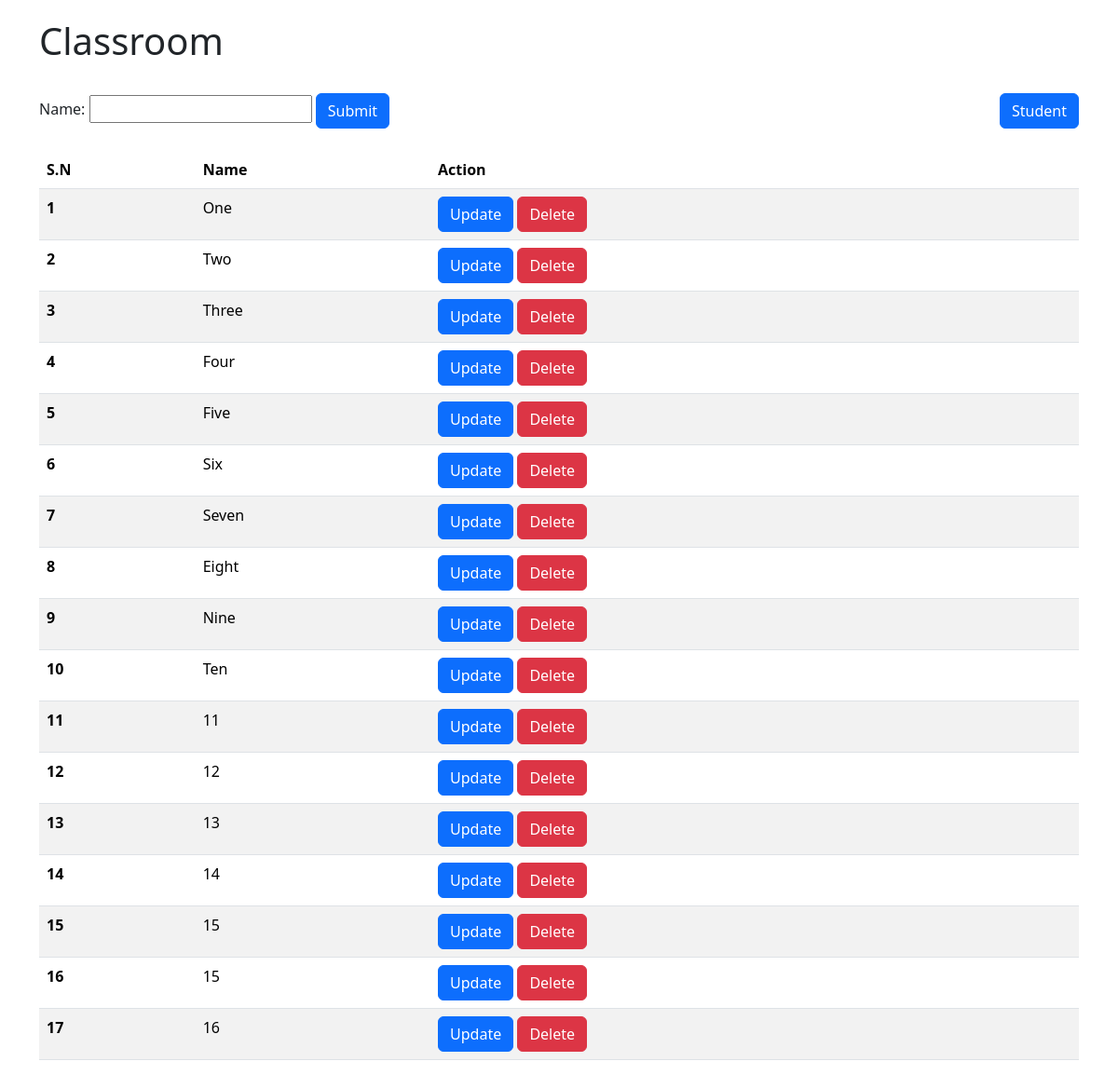
/classbased/classroom/, run on an earlier commit of the app's database.
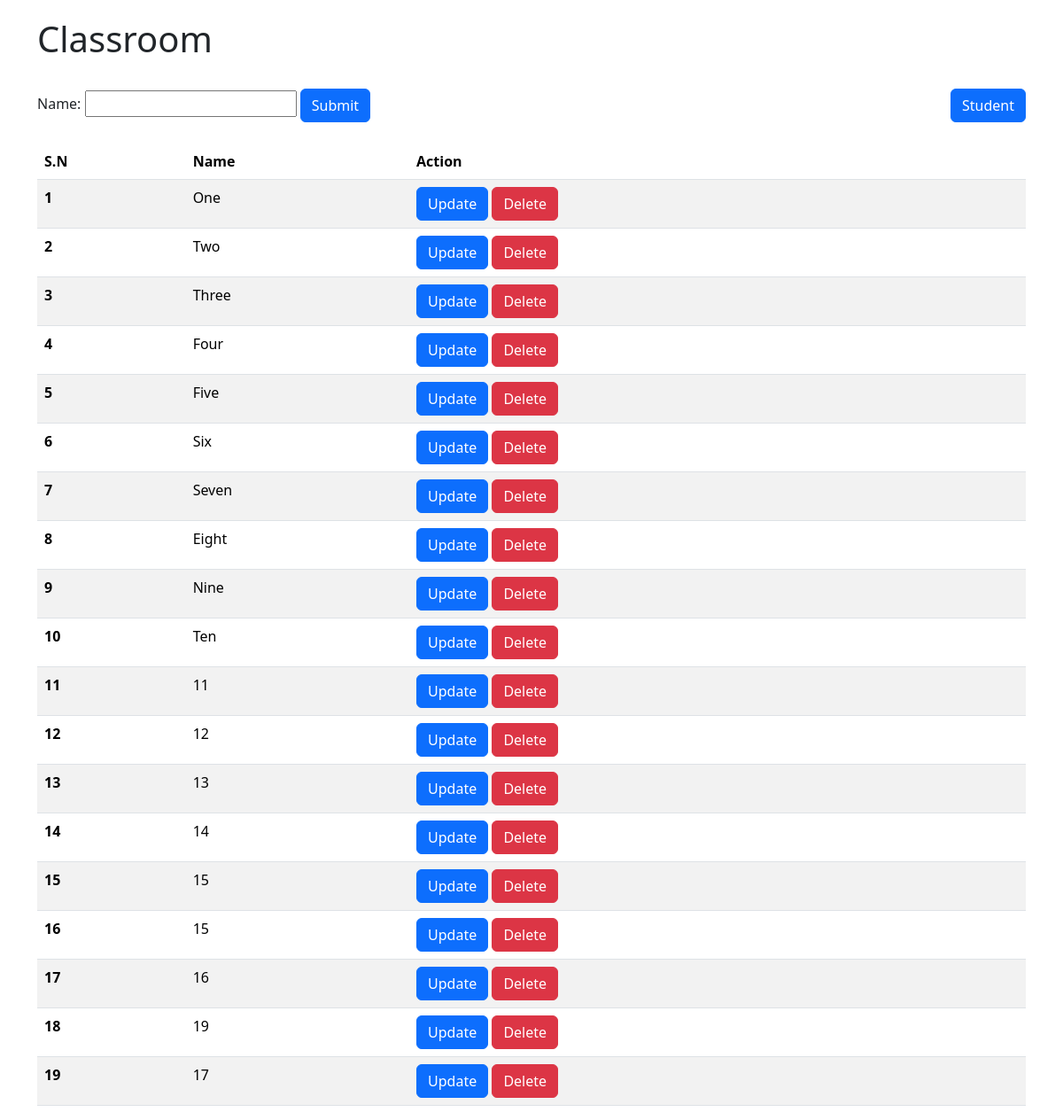
And on a later commit of the database.
### CRUD/models.py (models this page shows, shortened)
class ClassRoom(models.Model):
    name = models.CharField(max_length=20)

### classbased/views.py (the view)
# urls.py: path("classroom/", ClassRoomView.as_view(), name="classbased_classroom"),
class ClassRoomView(CreateView):
    queryset = ClassRoom.objects.all()
    template_name = "classbased/classroom.html"
    form_class = ClassRoomModelForm
    success_url = reverse_lazy('classbased_classroom')
    def get_context_data(self, **kwargs: Any):
        context = super().get_context_data(**kwargs)
        context['classrooms']=ClassRoom.objects.all()
        context["title"] = "Classroom"
        return context

### forms/form.py
class ClassRoomModelForm(forms.ModelForm):
    class Meta:
        model = ClassRoom
        fields = ["name", ]

### classbased/templates/classbased/classroom.html (shortened to what this page needs)
{% extends 'CRUD/base.html' %}
{% block content%}
    <h1>{{title}}</h1><br>
    <a style="float: right;" class="btn btn-primary" href="{% url 'classbased_student' %}">Student</a>
    <form method="post" action="{% url 'classbased_classroom' %}">
        {{form}}
        <button type="submit" class="btn btn-primary">Submit</button><br><br>
    </form>
    <table class="table table-striped table-hover">
        <thead>
          <tr>
            <th scope="col">S.N</th>
            <th scope="col">Name</th>
            <th scope="col">Action</th>
          </tr>
        </thead>
        <tbody>
            {% for classroom in classrooms %}
          <tr>
            <th scope="row">{{forloop.counter}}</th>
            <td>{{classroom.name}}</td>
            <td>
              <a class="btn btn-primary" href= "{% url 'classroom_update' classroom.id %}">Update</a>
              <a class="btn btn-danger" href = "{% url 'classroom_delete' classroom.id %}">Delete</a>
            </td>
            {% endfor %}
          </tr>
        </tbody>
      </table>
{% endblock%}

What changed in the data, as far as the page shows it:
added ClassRoom: name "19"
added ClassRoom: name "17"
